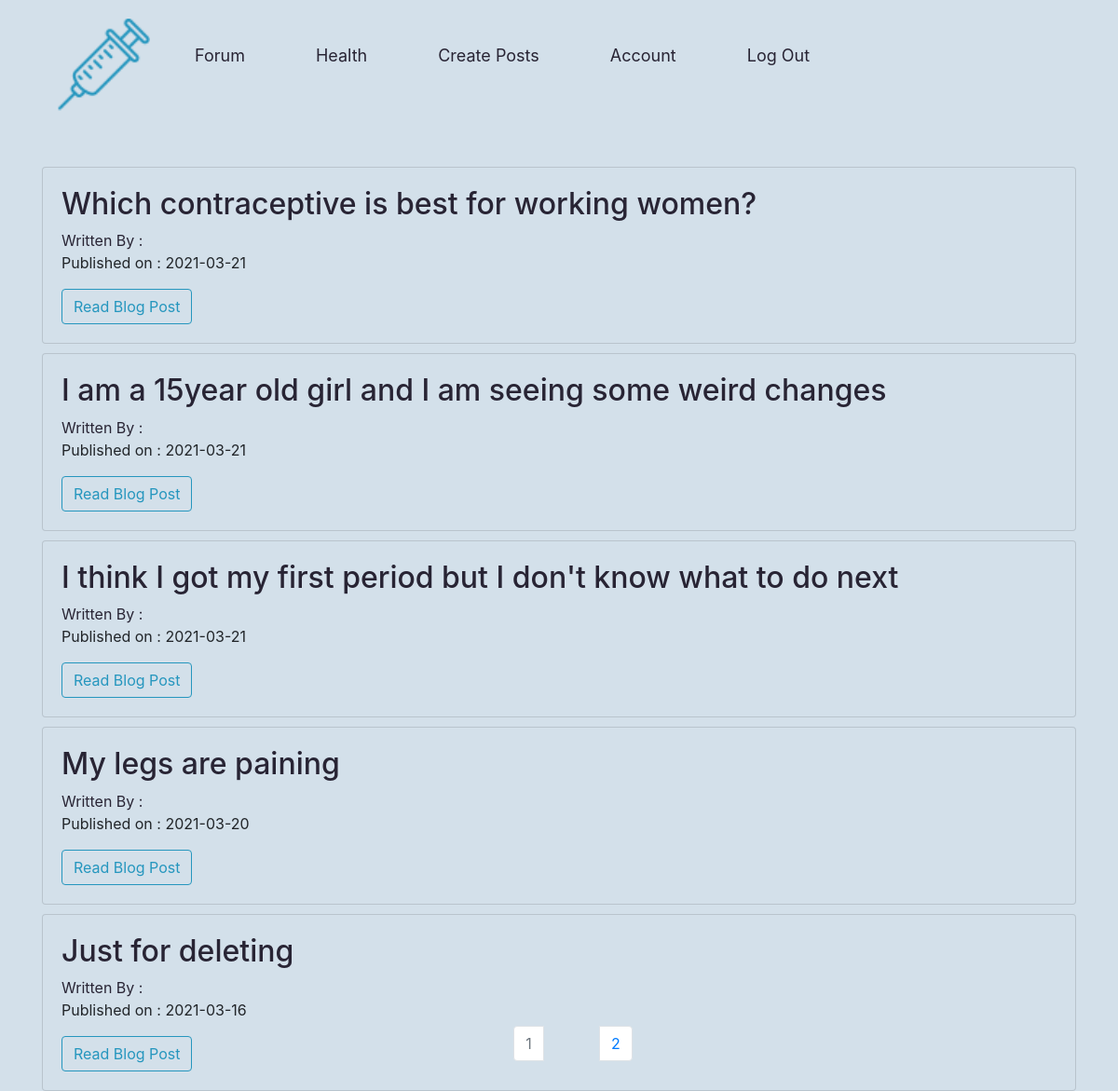
Screenshot of /feed (signed in) with the database file from the repository.
### Blog/models.py (models this page shows, shortened)
class BlogPost(db.Model):
	users = db.relationship(User)
	id = db.Column(db.Integer,primary_key = True)
	user_id = db.Column(db.Integer,db.ForeignKey('users.id'),nullable = False)
	date = db.Column(db.DateTime,nullable = False,default = datetime.utcnow)
	title = db.Column(db.String(140),nullable = False)
	text = db.Column(db.Text,nullable = False)

### Blog/core/views.py (the view)
@core.route('/feed')
def feed():
	page = request.args.get('page',1,type=int)
	blog_posts = BlogPost.query.order_by(BlogPost.date.desc()).paginate(page = page,per_page = 5)
	print(f"BLOG POST ARE --------------------------------------- {blog_posts}")
	return render_template('feed.html',blog_posts = blog_posts)

### Blog/models.py (called while the page is built)
@login_manager.user_loader
def load_user(user_id):
	return User.query.get(user_id)

### Blog/templates/feed.html (shortened to what this page needs)
{% extends 'base.html' %}
{% block content %}
<div class="container forum">
	{% for post in blog_posts.items %}
	<div class="card">
		<div class="card-body">
			<h2><a href="{{url_for('blog_posts.blog_post',blog_post_id = post.id)}}"
					class="card-title ">{{post.title}}</a></h2>
			<a href="{{url_for('users.user_posts',username = post.username)}}">Written By :
				{{post.username}}</a>
			<p>Published on : {{post.date.strftime('%Y-%m-%d')}}</p>
			<a href="{{url_for('blog_posts.blog_post',blog_post_id = post.id)}}" class='btn btn-primary'>Read Blog
				Post</a>
		</div>
	</div>
	{% endfor %}
</div>
<nav aria-label="Page navigation example">
	<ul class="pagination justify-content-center">
		{% for page_num in blog_posts.iter_pages(left_edge=1, right_edge=1, left_current=1, right_current=2) %}
		{% if blog_posts.page == page_num %}
		<li class="page-item disabled">
			<a class="page-link" href="{{ url_for('core.index', page=page_num) }}">{{ page_num }}</a>
		</li>
		{% else %}
		<li class="page-item"><a class="page-link" href="{{ url_for('core.index', page=page_num) }}">{{ page_num }}</a>
		</li>
		{% endif %}
		{% endfor %}
</nav>
{% endblock %}

### Blog/static/styles.css (style rules this page uses)
* { margin: 0; padding: 0; box-sizing: border-box; }
.forum { position: relative; top: 80px; }
.card { background-color: #d3e0ea; margin: 10px 0px; }
.btn { background-color: #d3e0ea; color: #2596be; border: 1px solid #2596be; }
a { text-decoration: none; color: #282434; }
nav { margin: 0px 0px 0px 30px; }
li { margin: 0 30px; transition-duration: 0.5s; }

### rows the page displays
BlogPost: title "Which contraceptive is best for working women?", date "2021-03-21"
BlogPost: title "I am a 15year old girl and I am seeing some weird changes", date "2021-03-21"
BlogPost: title "I think I got my first period but I don't know what to do next", date "2021-03-21"
BlogPost: title "My legs are paining", date "2021-03-20"
BlogPost: title "Just for deleting", date "2021-03-16"

### other values shown
{{ page_num }} "2"
